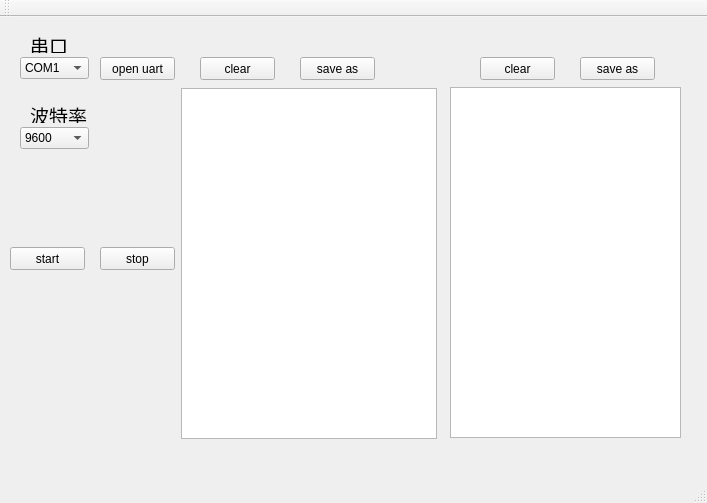
<?xml version="1.0" encoding="UTF-8"?>
<ui version="4.0">
 <class>MainWindow</class>
 <widget class="QMainWindow" name="MainWindow">
  <property name="geometry">
   <rect>
    <x>0</x>
    <y>0</y>
    <width>707</width>
    <height>503</height>
   </rect>
  </property>
  <property name="windowTitle">
   <string>MainWindow</string>
  </property>
  <widget class="QWidget" name="centralWidget">
   <widget class="QPushButton" name="uart_btn">
    <property name="geometry">
     <rect>
      <x>100</x>
      <y>40</y>
      <width>75</width>
      <height>23</height>
     </rect>
    </property>
    <property name="text">
     <string>open uart</string>
    </property>
   </widget>
   <widget class="QLabel" name="label">
    <property name="geometry">
     <rect>
      <x>30</x>
      <y>20</y>
      <width>51</width>
      <height>16</height>
     </rect>
    </property>
    <property name="font">
     <font>
      <family>Adobe 仿宋 Std R</family>
      <pointsize>14</pointsize>
     </font>
    </property>
    <property name="layoutDirection">
     <enum>Qt::LeftToRight</enum>
    </property>
    <property name="text">
     <string>串口</string>
    </property>
   </widget>
   <widget class="QComboBox" name="uart_cbx">
    <property name="geometry">
     <rect>
      <x>20</x>
      <y>40</y>
      <width>69</width>
      <height>22</height>
     </rect>
    </property>
    <item>
     <property name="text">
      <string>COM1</string>
     </property>
    </item>
    <item>
     <property name="text">
      <string>COM2</string>
     </property>
    </item>
    <item>
     <property name="text">
      <string>COM3</string>
     </property>
    </item>
    <item>
     <property name="text">
      <string>COM4</string>
     </property>
    </item>
    <item>
     <property name="text">
      <string>COM5</string>
     </property>
    </item>
    <item>
     <property name="text">
      <string>COM6</string>
     </property>
    </item>
   </widget>
   <widget class="QLabel" name="label_2">
    <property name="geometry">
     <rect>
      <x>30</x>
      <y>90</y>
      <width>61</width>
      <height>16</height>
     </rect>
    </property>
    <property name="font">
     <font>
      <family>Adobe 仿宋 Std R</family>
      <pointsize>14</pointsize>
     </font>
    </property>
    <property name="text">
     <string>波特率</string>
    </property>
   </widget>
   <widget class="QComboBox" name="bt_cbx">
    <property name="geometry">
     <rect>
      <x>20</x>
      <y>110</y>
      <width>69</width>
      <height>22</height>
     </rect>
    </property>
    <item>
     <property name="text">
      <string>9600</string>
     </property>
    </item>
    <item>
     <property name="text">
      <string>115200</string>
     </property>
    </item>
   </widget>
   <widget class="QTextEdit" name="ch_text1">
    <property name="geometry">
     <rect>
      <x>181</x>
      <y>71</y>
      <width>256</width>
      <height>351</height>
     </rect>
    </property>
   </widget>
   <widget class="QTextEdit" name="ch_text2">
    <property name="geometry">
     <rect>
      <x>450</x>
      <y>70</y>
      <width>231</width>
      <height>351</height>
     </rect>
    </property>
   </widget>
   <widget class="QPushButton" name="clear_1">
    <property name="geometry">
     <rect>
      <x>200</x>
      <y>40</y>
      <width>75</width>
      <height>23</height>
     </rect>
    </property>
    <property name="text">
     <string>clear</string>
    </property>
   </widget>
   <widget class="QPushButton" name="save_1">
    <property name="geometry">
     <rect>
      <x>300</x>
      <y>40</y>
      <width>75</width>
      <height>23</height>
     </rect>
    </property>
    <property name="text">
     <string>save as</string>
    </property>
   </widget>
   <widget class="QPushButton" name="clear_2">
    <property name="geometry">
     <rect>
      <x>480</x>
      <y>40</y>
      <width>75</width>
      <height>23</height>
     </rect>
    </property>
    <property name="text">
     <string>clear</string>
    </property>
   </widget>
   <widget class="QPushButton" name="save_2">
    <property name="geometry">
     <rect>
      <x>580</x>
      <y>40</y>
      <width>75</width>
      <height>23</height>
     </rect>
    </property>
    <property name="text">
     <string>save as</string>
    </property>
   </widget>
   <widget class="QPushButton" name="start_btn">
    <property name="geometry">
     <rect>
      <x>10</x>
      <y>230</y>
      <width>75</width>
      <height>23</height>
     </rect>
    </property>
    <property name="text">
     <string>start</string>
    </property>
   </widget>
   <widget class="QWidget" name="layoutWidget">
    <property name="geometry">
     <rect>
      <x>470</x>
      <y>430</y>
      <width>151</width>
      <height>16</height>
     </rect>
    </property>
    <layout class="QHBoxLayout" name="horizontalLayout_2">
     <item>
      <widget class="QLabel" name="label_6">
       <property name="text">
        <string>二号通道已接收</string>
       </property>
      </widget>
     </item>
     <item>
      <widget class="QLabel" name="ch2_num_lb">
       <property name="text">
        <string/>
       </property>
      </widget>
     </item>
     <item>
      <widget class="QLabel" name="label_7">
       <property name="text">
        <string>组数据</string>
       </property>
      </widget>
     </item>
    </layout>
   </widget>
   <widget class="QWidget" name="layoutWidget">
    <property name="geometry">
     <rect>
      <x>220</x>
      <y>430</y>
      <width>151</width>
      <height>16</height>
     </rect>
    </property>
    <layout class="QHBoxLayout" name="horizontalLayout">
     <item>
      <widget class="QLabel" name="label_3">
       <property name="text">
        <string>一号通道已接收</string>
       </property>
      </widget>
     </item>
     <item>
      <widget class="QLabel" name="ch1_num_lb">
       <property name="text">
        <string/>
       </property>
      </widget>
     </item>
     <item>
      <widget class="QLabel" name="label_4">
       <property name="text">
        <string>组数据</string>
       </property>
      </widget>
     </item>
    </layout>
   </widget>
   <widget class="QPushButton" name="stop_btn">
    <property name="geometry">
     <rect>
      <x>100</x>
      <y>230</y>
      <width>75</width>
      <height>23</height>
     </rect>
    </property>
    <property name="text">
     <string>stop</string>
    </property>
   </widget>
  </widget>
  <widget class="QMenuBar" name="menuBar">
   <property name="geometry">
    <rect>
     <x>0</x>
     <y>0</y>
     <width>707</width>
     <height>23</height>
    </rect>
   </property>
  </widget>
  <widget class="QToolBar" name="mainToolBar">
   <attribute name="toolBarArea">
    <enum>TopToolBarArea</enum>
   </attribute>
   <attribute name="toolBarBreak">
    <bool>false</bool>
   </attribute>
  </widget>
  <widget class="QStatusBar" name="statusBar"/>
 </widget>
 <layoutdefault spacing="6" margin="11"/>
 <resources/>
 <connections/>
</ui>
